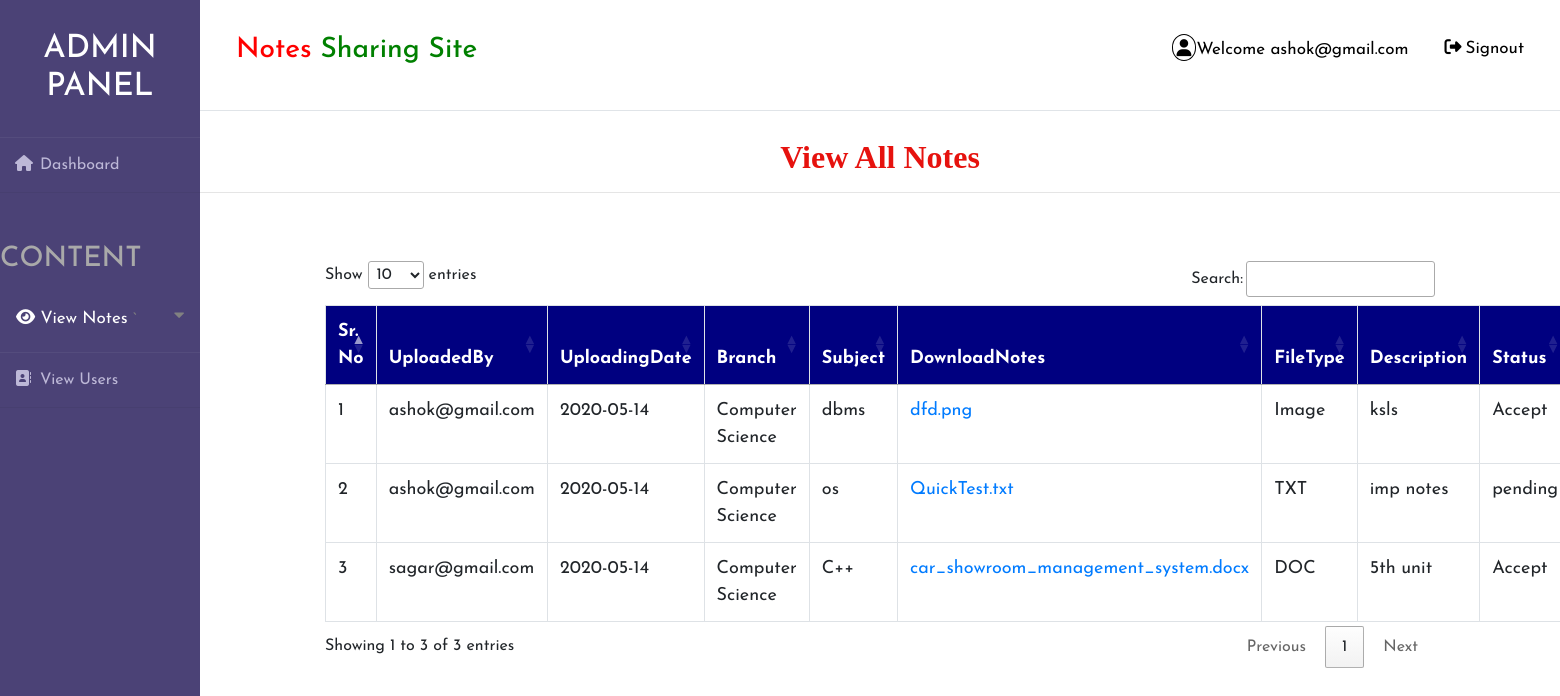
The app's page /view_allnotes (signed in) with its own data.
### notes/models.py (models this page shows, shortened)
class Notes(models.Model):
    user = models.ForeignKey(User, on_delete=models.CASCADE, null=True)
    uploadingdate = models.CharField(max_length=30, null=True)
    branch = models.CharField(max_length=30, null=True)
    subject = models.CharField(max_length=30, null=True)
    notesfile = models.FileField(null=True)
    filetype = models.CharField(max_length=30, null=True)
    description = models.CharField(max_length=200, null=True)
    status = models.CharField(max_length=15, null=True)

### notes/views.py (the view)
# urls.py: path('view_allnotes', view_allnotes, name="view_allnotes"),
def view_allnotes(request):
    if not request.user.is_authenticated:
        return redirect('login')
    notes = Notes.objects.all()
    d = {'notes': notes}
    return render(request, 'view_allnotes.html', d)

### notes/templates/view_allnotes.html (shortened to what this page needs)
{% extends 'admin_nav.html' %}
{% block body %}
<center><h2 style = "font-family : 'Monotype Corsiva' ; color : #E6120E ; font-weight : bold;margin-top:2%">View All Notes</h2></center><hr>
 <div class="container">
<table class="table table-bordered" id="myTable">
  <thead>
  <tr>
    <th>Sr. No</th>
    <th>UploadedBy</th>
    <th>UploadingDate</th>
    <th>Branch</th>
    <th>Subject</th>
    <th>DownloadNotes</th>
    <th>FileType</th>
    <th>Description</th>
    <th>Status</th>
  </tr>
  </thead>
   <tbody>
{% for i in notes %}
  <tr>
      <td>{{forloop.counter}}</td>
     <td>{{i.user.username}}</td>
    <td>{{i.uploadingdate}} </td>
    <td>{{i.branch}}</td>
    <td>{{i.subject}}</td>
      <td><a href="{{i.notesfile.url}}" download>{{i.notesfile}}</a> </td>
    <td>{{i.filetype}}</td>
    <td>{{i.description}}</td>
      <td>{{i.status}}</td>
  </tr>
   {% endfor %}
    </tbody>
</table>
 </div>
{% endblock %}

### notes/templates/admin_nav.html (shortened to what this page needs)
<!DOCTYPE html>
<html lang="en">
{% load static %}
<head>
	<link rel="stylesheet" href="{% static 'style1.css' %}">
    <link rel="stylesheet" href="https://cdnjs.cloudflare.com/ajax/libs/font-awesome/4.7.0/css/font-awesome.min.css">
    <link rel="stylesheet" href="https://maxcdn.bootstrapcdn.com/bootstrap/4.0.0/css/bootstrap.min.css">
  <link rel = stylesheet href = "//cdn.datatables.net/1.10.19/css/jquery.dataTables.min.css">
</head>
<body>
<div class="wrapper">
    <div class="sidebar">
        <h2>Admin Panel</h2>
        <ul>
            <li style="margin-bottom:50px"><a href="{% url 'admin_home' %}"><i class="fas fa-home"></i>Dashboard</a></li>
            <h3 style="color:Darkgrey;margin-bottom:10px">CONTENT</h3>
            <button class="dropdown-btn nav-link" style="padding-top:20px;padding-bottom:20px">
                <a href="" style="color: #fff"><i class="fas fa-eye"></i>
                    View Notes</a>
    `           <i class="fa fa-caret-down"></i>
            </button>
            <li><a href="{% url 'view_users' %}"><i class="fas fa-address-book"></i>View Users</a></li>
</ul>
    </div>
    <div class="main_content">
        <div class="header"><div class="topnav">
  <a class="active" href="#home"><h3><span style="color:red">Notes</span> <span style="color:green">Sharing Site</span></h3></a>
  <div class="topnav-right">
    <a href="#search"><i style="padding:4px;border-radius:50%;border:1px solid black" class="fas fa-user"></i>Welcome {{request.user.username}}</a>
    <a href="{% url 'logout' %}"><i style="padding:4px;bborder:1px solid black" class="fas fa-sign-out-alt"></i>Signout</a>
  </div>
</div>
</div>
        {% block body %}
        {% endblock %}
    </div>
</div>
</body>
</html>

### notes/static/style1.css (style rules this page uses)
* { margin: 0; padding: 0; box-sizing: border-box; list-style: none; text-decoration: none; font-family: 'Josefin Sans', sans-serif; }
body { background-color: #f3f5f9; }
.wrapper { display: flex; position: relative; }
.wrapper .sidebar { width: 200px; height: 100%; background: #4b4276; padding: 30px 0px; position: fixed; }
.wrapper .sidebar h2 { color: #fff; text-transform: uppercase; text-align: center; margin-bottom: 30px; }
.wrapper .sidebar ul li { padding: 15px; border-bottom: 1px solid #bdb8d7; border-bottom: 1px solid rgba(0,0,0,0.05); border-top: 1px solid rgba(255,255,255,0.05); }
.wrapper .sidebar ul li a { color: #bdb8d7; display: block; }
.wrapper .sidebar ul li a .fas { width: 25px; }
.wrapper .main_content { width: 100%; margin-left: 200px; }
.wrapper .main_content .header { padding: 20px; background: #fff; color: #717171; border-bottom: 1px solid #e0e4e8; }
.topnav { overflow: hidden; background-color: #fff; }
.topnav a { float: left; color: black; text-align: center; padding: 14px 16px; text-decoration: none; font-size: 17px; }
.topnav-right { float: right; }

### notes/templates/admin_nav.html (style rules this page uses)
* { box-sizing: border-box; }
#myTable { border-collapse: collapse; width: 100%; border: 1px solid #ddd; font-size: 18px; }
#myTable th { text-align: left; padding: 12px; background-color: Navy; color: white; }
#myTable td { text-align: left; padding: 12px; background-color: white; }
#myTable tr { border-bottom: 1px solid #ddd; }
body { font-family: "Lato", sans-serif; }
.sidenav a, .dropdown-btn { padding: 6px 8px 6px 16px; text-decoration: none; font-size: 20px; color: #818181; display: block; border: none; background: none; width: 100%; text-align: left; cursor: pointer; outline: none; }
.fa-caret-down { float: right; padding-right: 8px; }
.nav-link { font-size:17px; }

### records on screen
Notes: user.username "ashok@gmail.com", uploadingdate "2020-05-14", branch "Computer Science", subject "dbms", notesfile "dfd.png", filetype "Image", description "ksls", status "Accept"
Notes: user.username "ashok@gmail.com", uploadingdate "2020-05-14", branch "Computer Science", subject "os", notesfile "QuickTest.txt", filetype "TXT", description "imp notes", status "pending"
Notes: user.username "sagar@gmail.com", uploadingdate "2020-05-14", branch "Computer Science", subject "C++", notesfile "car_showroom_management_system.docx", filetype "DOC", description "5th unit", status "Accept"

### other values on screen
{{ request.user.username }} "ashok@gmail.com"
